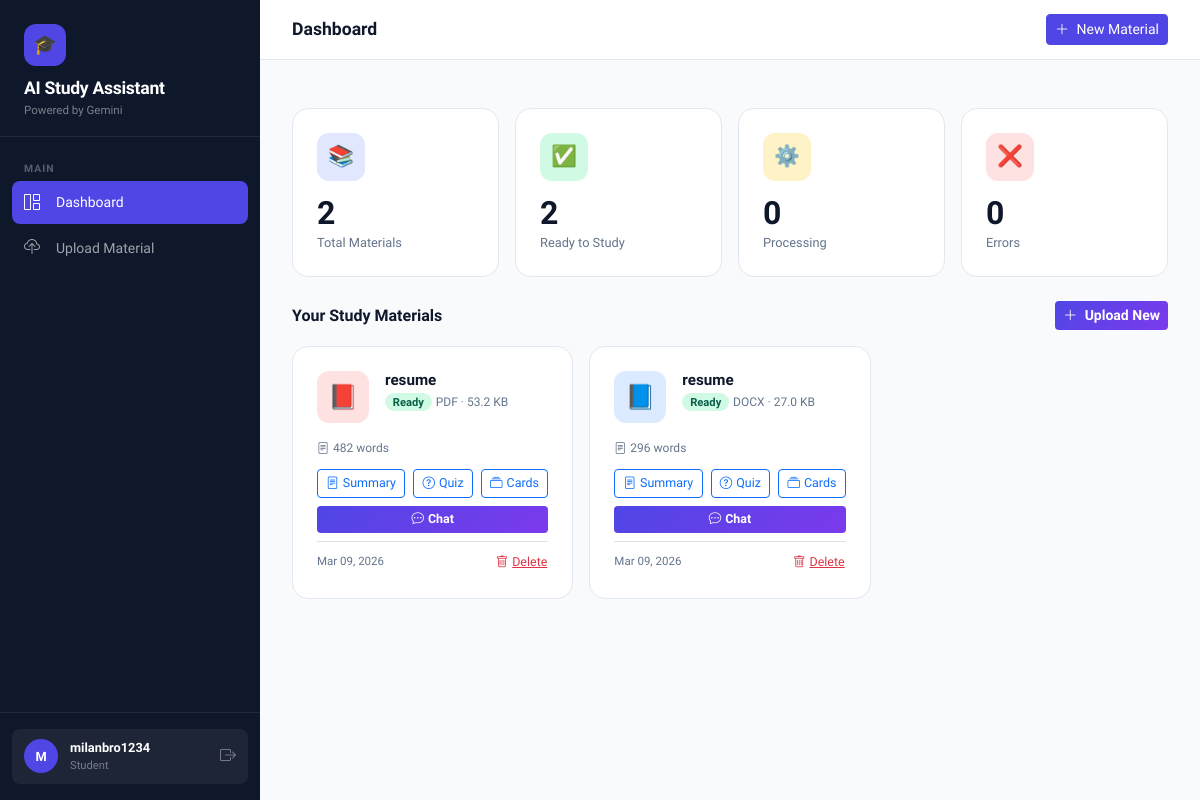
Page /dashboard/ (signed in) on the earlier database version.
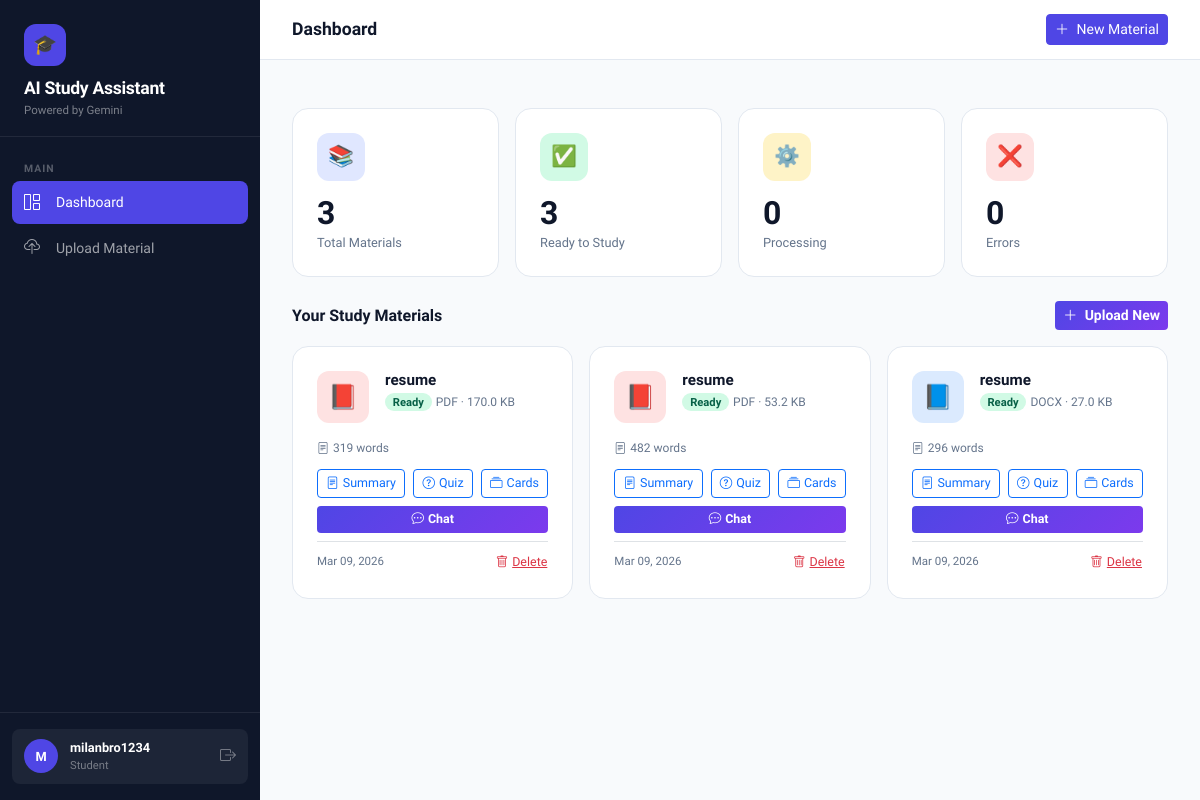
Same page on the later database version.
### study_materials/models.py (models this page shows, shortened)
class StudyMaterial(models.Model):
    STATUS_CHOICES = [
        ('pending', 'Pending Processing'),
        ('processing', 'Processing'),
        ('ready', 'Ready'),
        ('error', 'Error'),
    ]
    FILE_TYPE_CHOICES = [
        ('pdf', 'PDF'),
        ('docx', 'Word Document'),
        ('txt', 'Text File'),
    ]
    user = models.ForeignKey(
        User,
        on_delete=models.CASCADE,
        related_name='study_materials'
    )
    title = models.CharField(max_length=255)
    description = models.TextField(blank=True, null=True)
    file = models.FileField(
        upload_to=study_material_upload_path,
        validators=[FileExtensionValidator(allowed_extensions=['pdf', 'docx', 'txt'])]
    )
    file_type = models.CharField(max_length=10, choices=FILE_TYPE_CHOICES)
    file_size = models.PositiveBigIntegerField(default=0)  # Size in bytes
    status = models.CharField(max_length=20, choices=STATUS_CHOICES, default='pending')
    error_message = models.TextField(blank=True, null=True)
    extracted_text = models.TextField(blank=True, null=True)
    word_count = models.PositiveIntegerField(default=0)
    vector_store_path = models.CharField(max_length=500, blank=True, null=True)
    created_at = models.DateTimeField(auto_now_add=True)
    updated_at = models.DateTimeField(auto_now=True)
    class Meta:
        ordering = ['-created_at']
        verbose_name = 'Study Material'
        verbose_name_plural = 'Study Materials'
    @property
    def file_size_display(self):
        size = self.file_size
        for unit in ['B', 'KB', 'MB', 'GB']:
            if size < 1024:
                return f"{size:.1f} {unit}"
            size /= 1024
        return f"{size:.1f} TB"
    @property
    def is_ready(self):
        return self.status == 'ready'

### study_materials/views.py (the view)
# urls.py: path('', lambda request: redirect('dashboard'), name='home'),
@login_required
def dashboard(request):
    materials = StudyMaterial.objects.filter(user=request.user)
    stats = {
        'total': materials.count(),
        'ready': materials.filter(status='ready').count(),
        'processing': materials.filter(status='processing').count(),
        'error': materials.filter(status='error').count(),
    }
    return render(request, 'study_materials/dashboard.html', {
        'materials': materials,
        'stats': stats,
    })

### study_materials/templates/study_materials/dashboard.html (shortened to what this page needs)
{% extends 'base.html' %}
{% block page_title %}Dashboard{% endblock %}
{% block content %}
<div class="row g-3 mb-4">
    <div class="col-6 col-md-3">
        <div class="stat-card">
            <div class="stat-icon" style="background:#e0e7ff;">📚</div>
            <div class="stat-value">{{ stats.total }}</div>
            <div class="stat-label">Total Materials</div>
        </div>
    </div>
    <div class="col-6 col-md-3">
        <div class="stat-card">
            <div class="stat-icon" style="background:#d1fae5;">✅</div>
            <div class="stat-value">{{ stats.ready }}</div>
            <div class="stat-label">Ready to Study</div>
        </div>
    </div>
    <div class="col-6 col-md-3">
        <div class="stat-card">
            <div class="stat-icon" style="background:#fef3c7;">⚙️</div>
            <div class="stat-value">{{ stats.processing }}</div>
            <div class="stat-label">Processing</div>
        </div>
    </div>
    <div class="col-6 col-md-3">
        <div class="stat-card">
            <div class="stat-icon" style="background:#fee2e2;">❌</div>
            <div class="stat-value">{{ stats.error }}</div>
            <div class="stat-label">Errors</div>
        </div>
    </div>
</div>
<div class="d-flex align-items-center justify-content-between mb-3">
    <h3 class="fw-bold mb-0" style="font-size:1rem;">Your Study Materials</h3>
    <a href="{% url 'upload' %}" class="btn btn-sm btn-ai">
        <i class="bi bi-plus-lg me-1"></i> Upload New
    </a>
</div>
{% if materials %}
<div class="row g-3">
    {% for material in materials %}
    <div class="col-md-6 col-xl-4">
        <div class="material-card h-100">
            <div class="d-flex align-items-start gap-3 mb-3">
                <div class="file-icon {{ material.file_type }}">
                    {% if material.file_type == 'pdf' %}📕
                    {% elif material.file_type == 'docx' %}📘
                    {% else %}📄{% endif %}
                </div>
                <div class="flex-grow-1 min-width-0">
                    <h5 class="fw-bold mb-1" style="font-size:0.95rem; overflow:hidden; text-overflow:ellipsis; white-space:nowrap;">
                        {{ material.title }}
                    </h5>
                    <div class="d-flex flex-wrap gap-1 align-items-center">
                        <span class="badge rounded-pill
                            {% if material.status == 'ready' %}badge-ready
                            {% elif material.status == 'processing' %}badge-processing
                            {% elif material.status == 'error' %}badge-error
                            {% else %}badge-pending{% endif %}
                            " style="font-size:0.7rem; padding: 0.3em 0.7em;">
                            {{ material.get_status_display }}
                        </span>
                        <span style="font-size:0.75rem; color:var(--text-muted);">
                            {{ material.file_type|upper }} · {{ material.file_size_display }}
                        </span>
                    </div>
                </div>
            </div>
            {% if material.word_count %}
            <p style="font-size:0.75rem; color:var(--text-muted); margin-bottom:0.75rem;">
                <i class="bi bi-file-text me-1"></i>{{ material.word_count|floatformat:"0" }} words
            </p>
            {% endif %}
            {% if material.is_ready %}
            <div class="d-flex flex-wrap gap-2">
                <a href="{% url 'summary' material.id %}" class="btn btn-sm btn-outline-primary flex-fill" style="font-size:0.78rem;">
                    <i class="bi bi-file-text me-1"></i>Summary
                </a>
                <a href="{% url 'quiz' material.id %}" class="btn btn-sm btn-outline-primary flex-fill" style="font-size:0.78rem;">
                    <i class="bi bi-question-circle me-1"></i>Quiz
                </a>
                <a href="{% url 'flashcards' material.id %}" class="btn btn-sm btn-outline-primary flex-fill" style="font-size:0.78rem;">
                    <i class="bi bi-collection me-1"></i>Cards
                </a>
                <a href="{% url 'chat' material.id %}" class="btn btn-sm btn-ai flex-fill" style="font-size:0.78rem;">
                    <i class="bi bi-chat-dots me-1"></i>Chat
                </a>
            </div>
            {% endif %}
            <div class="mt-2 pt-2 border-top d-flex justify-content-between align-items-center">
                <small style="color:var(--text-muted); font-size:0.72rem;">
                    {{ material.created_at|date:"M d, Y" }}
                </small>
                <form method="post" action="{% url 'delete_material' material.id %}" onsubmit="return confirm('Delete \'{{ material.title }}\'?')">
                    <button type="submit" class="btn btn-sm btn-link text-danger p-0" style="font-size:0.78rem;">
                        <i class="bi bi-trash me-1"></i>Delete
                    </button>
                </form>
            </div>
        </div>
    </div>
    {% endfor %}
</div>
{% endif %}
{% endblock %}

### templates/base.html (shortened to what this page needs)
<!DOCTYPE html>
<html lang="en">
<head>
    <link href="https://cdn.jsdelivr.net/npm/bootstrap@5.3.3/dist/css/bootstrap.min.css" rel="stylesheet">
    <link href="https://cdn.jsdelivr.net/npm/bootstrap-icons@1.11.3/font/bootstrap-icons.css" rel="stylesheet">
</head>
<body>
{% if user.is_authenticated %}
<nav class="sidebar">
    <div class="sidebar-brand">
        <div class="brand-icon">🎓</div>
        <h1>AI Study Assistant</h1>
        <p>Powered by Gemini</p>
    </div>
    <div class="sidebar-nav">
        <div class="nav-section-label">Main</div>
        <a href="{% url 'dashboard' %}" class="nav-link {% if request.resolver_match.url_name == 'dashboard' %}active{% endif %}">
            <i class="bi bi-grid-1x2"></i> Dashboard
        </a>
        <a href="{% url 'upload' %}" class="nav-link {% if request.resolver_match.url_name == 'upload' %}active{% endif %}">
            <i class="bi bi-cloud-upload"></i> Upload Material
        </a>
    </div>
    <div class="sidebar-footer">
        <div class="user-chip">
            <div class="user-avatar">{{ user.username|first|upper }}</div>
            <div>
                <div class="user-name">{{ user.username }}</div>
                <div class="user-role">Student</div>
            </div>
            <a href="{% url 'logout' %}" class="ms-auto" title="Logout">
                <i class="bi bi-box-arrow-right" style="color:rgba(255,255,255,0.4);font-size:1rem;"></i>
            </a>
        </div>
    </div>
</nav>
<div class="main-content">
    <div class="topbar">
        <h2 class="page-title">{% block page_title %}Dashboard{% endblock %}</h2>
        <div class="d-flex align-items-center gap-2">
            <a href="{% url 'upload' %}" class="btn btn-primary btn-sm">
                <i class="bi bi-plus-lg me-1"></i> New Material
            </a>
        </div>
    </div>
    <div class="px-4 pt-3">
    </div>
    <div class="content-area">
        {% block content %}{% endblock %}
    </div>
</div>
{% endif %}
</body>
</html>

### templates/base.html (style rules this page uses)
:root { --primary: #4f46e5; --primary-dark: #3730a3; --primary-light: #e0e7ff; --accent: #10b981; --accent-light: #d1fae5; --warning: #f59e0b; --danger: #ef4444; --bg: #f8fafc; --surface: #ffffff; --text: #0f172a; --text-muted: #64748b; --border: #e2e8f0; --sidebar-width: 260px; }
* { box-sizing: border-box; }
body { font-family: 'Sora', sans-serif; background: var(--bg); color: var(--text); min-height: 100vh; }
.sidebar { position: fixed; top: 0; left: 0; width: var(--sidebar-width); height: 100vh; background: var(--text); padding: 0; z-index: 100; display: flex; flex-direction: column; overflow-y: auto; }
.sidebar-brand { padding: 1.5rem 1.5rem 1rem; border-bottom: 1px solid rgba(255,255,255,0.08); }
.sidebar-brand .brand-icon { width: 42px; height: 42px; background: var(--primary); border-radius: 12px; display: flex; align-items: center; justify-content: center; font-size: 1.2rem; margin-bottom: 0.75rem; }
.sidebar-brand h1 { color: #fff; font-size: 1.1rem; font-weight: 700; margin: 0; letter-spacing: -0.3px; }
.sidebar-brand p { color: rgba(255,255,255,0.45); font-size: 0.72rem; margin: 0.2rem 0 0; }
.sidebar-nav { padding: 1rem 0.75rem; flex: 1; }
.nav-section-label { color: rgba(255,255,255,0.3); font-size: 0.65rem; font-weight: 600; text-transform: uppercase; letter-spacing: 1px; padding: 0.5rem 0.75rem 0.3rem; }
.sidebar-nav .nav-link { color: rgba(255,255,255,0.6); padding: 0.6rem 0.75rem; border-radius: 8px; display: flex; align-items: center; gap: 0.75rem; font-size: 0.875rem; font-weight: 500; transition: all 0.15s; margin-bottom: 0.15rem; }
.sidebar-nav .nav-link.active { background: var(--primary); color: #fff; }
.sidebar-nav .nav-link i { font-size: 1rem; width: 20px; }
.sidebar-footer { padding: 1rem 0.75rem; border-top: 1px solid rgba(255,255,255,0.08); }
.user-chip { display: flex; align-items: center; gap: 0.75rem; padding: 0.6rem 0.75rem; border-radius: 8px; background: rgba(255,255,255,0.06); }
.user-avatar { width: 34px; height: 34px; border-radius: 50%; background: var(--primary); display: flex; align-items: center; justify-content: center; color: white; font-size: 0.8rem; font-weight: 600; flex-shrink: 0; }
.user-name { color: #fff; font-size: 0.8rem; font-weight: 600; }
.user-role { color: rgba(255,255,255,0.4); font-size: 0.7rem; }
.main-content { margin-left: var(--sidebar-width); min-height: 100vh; display: flex; flex-direction: column; }
.topbar { background: var(--surface); border-bottom: 1px solid var(--border); padding: 0.875rem 2rem; display: flex; align-items: center; justify-content: space-between; position: sticky; top: 0; z-index: 50; }
.page-title { font-size: 1.1rem; font-weight: 700; color: var(--text); margin: 0; }
.content-area { padding: 2rem; flex: 1; }
.stat-card { background: var(--surface); border-radius: 16px; padding: 1.5rem; border: 1px solid var(--border); }
.stat-card .stat-icon { width: 48px; height: 48px; border-radius: 12px; display: flex; align-items: center; justify-content: center; font-size: 1.3rem; margin-bottom: 1rem; }
.stat-card .stat-value { font-size: 2rem; font-weight: 700; line-height: 1; color: var(--text); }
.stat-card .stat-label { font-size: 0.8rem; color: var(--text-muted); margin-top: 0.25rem; }
.badge-ready { background: var(--accent-light); color: #065f46; }
.btn-primary { background: var(--primary); border-color: var(--primary); }
.btn-ai { background: linear-gradient(135deg, var(--primary), #7c3aed); border: none; color: white; font-weight: 600; }
.material-card { background: var(--surface); border: 1px solid var(--border); border-radius: 16px; padding: 1.5rem; transition: box-shadow 0.2s, transform 0.2s; }
.file-icon { width: 52px; height: 52px; border-radius: 12px; display: flex; align-items: center; justify-content: center; font-size: 1.5rem; flex-shrink: 0; }
.file-icon.pdf { background: #fee2e2; color: #dc2626; }
.file-icon.docx { background: #dbeafe; color: #2563eb; }

Differences in the rows shown:
added StudyMaterial: title "resume", status "Ready", file_type "PDF", file_size_display "170.0 KB", word_count "319", shows "Summary", created_at "Mar 09, 2026"
Other differences:
{{ stats.total }}: "2" → "3"
{{ stats.ready }}: "2" → "3"
